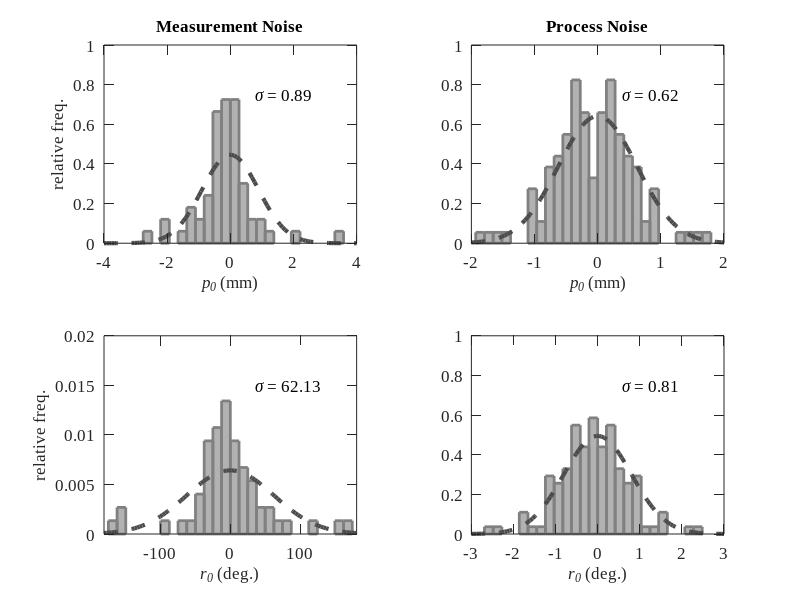

MATLAB code for this plot: (Note: this script raises an error after producing the figure.)
% Troy Adebar
% Stanford University
% 12/16/2013
%
% This script reads saved process and measurement noise vectors and
% generates a plot of relative frequencies
%--------------------------------------------------------------------------
%% Initialize
clc; clear all;

% Load the data
load('MeasurementNoise');
Wm = W;
Wm(4:end,:) = Wm(4:end,:).*180/pi;
load('ProcessNoise');
Wp = [W -W];
Wp(4:end,:) = Wp(4:end,:).*180/pi;
% Combine in a cell array
W = {Wm,Wp};

%% Plot histograms
hfig = figure(1); clf;
set(hfig,'units','normalized','position',[0 0 .3 .3])
a = 4.5;
b = 4.5;
% indices for accesing noise data
cell = [1 2 1 2]; 
% indices for accessing specific state variable
state = [1 1 4 4];
% axis labels for plots
xlabels = {'{\itp_0} (mm)','{\itp_0} (mm)','{\itr_0} (deg.)','{\itr_0} (deg.)'};
ylabels = {'relative freq.',[],'relative freq.',[]};
% axis limits for plots
xlims = {[-4 4],[-2 2],[-180 180],[-3 3]};
ylims = {[0 1],[0 1],[0 0.02],[0 1]};
% titles for plots
tits = {'Measurement Noise','Process Noise',[],[]};
% units for sigma
units = {' mm',' mm',' deg.',' deg.'};
for i = 1:4
    % Histogram point data
    lim = xlims{i};
    % Number of bins for histogram
    bins = 30;
    % Centers of histogram
    locations = linspace(lim(1),lim(2),bins);
    % Separate the current vector of data
    Wt = W{cell(i)};
    Wi = Wt(state(i),:);
    % Characterize the data
    n = length(Wi);
    q = std(Wi,1,2);
    % Modify histogram to be relative frequency
    heights = histc(Wi,locations);
    width = locations(2)-locations(1);
    heights = heights / (n*width);
    % Put the histogram on a bar graph
    subplot(2,2,i);
    bar(locations,heights,'hist');
    h = findobj(gca,'Type','patch');
    set(h,'FaceColor',.7*[1 1 1] ,'EdgeColor',.5*[1 1 1],'LineWidth',2)
    % Add the normal distribution with the corresponding sigma
    norm_x = linspace(lim(1),lim(2));
    norm_y = normpdf(norm_x,0,q);
    hold on; 
    line(norm_x,norm_y,'color',.3*[1 1 1],'LineWidth',3,'LineStyle','--');
    hold off;
    % Add text to describe the sigma of the distribution
    sigstr = sprintf('%.2f',q);
    str = ['{\it\sigma} = ' sigstr];
    text(0.6,0.75,str,'color','k','Units','normalized');
    % Format the plot
    xlabel(xlabels{i});
    ylabel(ylabels{i});
    xlim(xlims{i});
    ylim(ylims{i});
    ht = title(tits{i});
    set(findall(gcf,'-property','FontSize'),'FontSize',12,...
        'fontName','Times New Roman')
    set(gca,'TickLength', [.04 .04]);
end
set(gcf,'Color','w')
%% Export the figure to pdf
export_fig('Noise.pdf')



